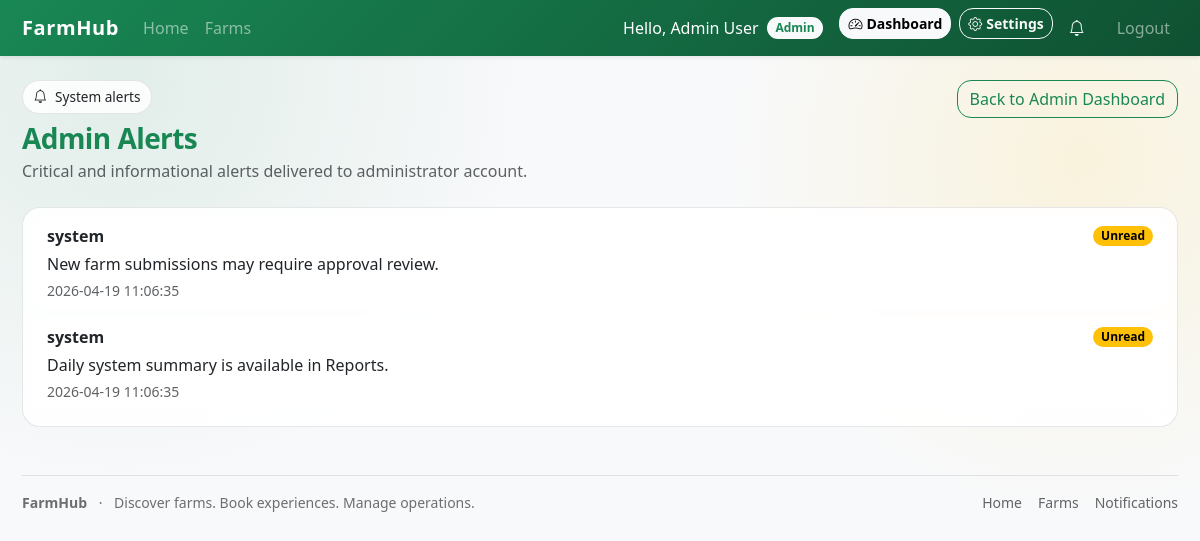
The app's page /public/admin/alerts (signed in) with its own data.
### tables this page shows
CREATE TABLE IF NOT EXISTS notifications (
  id INT UNSIGNED AUTO_INCREMENT PRIMARY KEY,
  user_id INT UNSIGNED NOT NULL,
  type ENUM('booking','reminder','owner_alert','system','review_new','review_reply') NOT NULL DEFAULT 'booking',
  message TEXT NOT NULL,
  is_read TINYINT(1) NOT NULL DEFAULT 0,
  read_at TIMESTAMP NULL DEFAULT NULL,
  created_at TIMESTAMP NOT NULL DEFAULT CURRENT_TIMESTAMP,
  INDEX idx_notifications_user (user_id),
  CONSTRAINT fk_notifications_user
    FOREIGN KEY (user_id) REFERENCES users(id)
    ON DELETE RESTRICT
    ON UPDATE CASCADE
);

### app/controllers/AdminAlertController.php (called while the page is built, shortened)
<?php
class AdminAlertController extends BaseController
{
    public function index(): void
    {
        $adminId = (int)($this->user()['id'] ?? 0);
        $notifModel = new Notification();
        $alerts = $notifModel->getAlertsForUser($adminId, 50);
        $this->view('admin/alerts/index', ['alerts' => $alerts]);
    }
}

### core/Router.php (called while the page is built, shortened)
<?php
class Router
{
    private array $routes = [
        'GET' => [],
        'POST' => [],
    ];
    public function get(string $path, string $handler): void
    {
        $this->routes['GET'][$this->normalize($path)] = $handler;
    }
    public function post(string $path, string $handler): void
    {
        $this->routes['POST'][$this->normalize($path)] = $handler;
    }
    public function dispatch(string $uri, string $method): void
    {
        $rawPath = parse_url($uri, PHP_URL_PATH) ?? '/';
        $publicPos = strrpos($rawPath, '/public');
        if ($publicPos !== false) {
            $path = substr($rawPath, $publicPos + strlen('/public'));
        } else {
            $path = $rawPath;
        }
        $path = $this->normalize($path);
        $method = strtoupper($method);
        $handler = $this->routes[$method][$path] ?? null;
        [$controllerName, $action] = explode('@', $handler);
        $controller = new $controllerClass();
        $controller->$action();
    }
    private function normalize(string $path): string
    {
        $path = rtrim($path, '/');
        return $path === '' ? '/' : $path;
    }
}

### public/index.php (called while the page is built, shortened)
<?php
require_once dirname(__DIR__) . '/core/bootstrap.php';
$router = new Router();
$router->get('/', 'HomeController@index');
$router->get('/farms', 'FarmController@index');
$router->get('/farm/view', 'FarmController@show');
$router->post('/search/farms', 'FarmController@search');
$router->post('/favorite/toggle', 'FarmController@toggleFavorite');
$router->get('/visitor/favorites', 'FarmController@favorites');
$router->post('/review/submit', 'FarmController@submitReview');
$router->post('/review/delete', 'FarmController@deleteReview');
$router->post('/review/reply', 'FarmController@ownerReplyReview');
$router->post('/review/reply-delete', 'FarmController@ownerDeleteReply');
$router->post('/review/admin-delete', 'FarmController@adminDeleteReview');
$router->get('/login', 'AuthController@showLogin');
$router->post('/login', 'AuthController@login');
$router->get('/register', 'AuthController@showRegister');
$router->post('/register', 'AuthController@register');
$router->get('/logout', 'AuthController@logout');
$router->get('/booking/availability', 'BookingController@availability');
$router->post('/booking/create', 'BookingController@create');
$router->post('/booking/update-status', 'BookingController@updateStatus');
$router->post('/booking/cancel', 'BookingController@cancel');
$router->get('/dashboard/owner', 'OwnerDashboardController@index');
$router->get('/dashboard/owner/bookings', 'OwnerDashboardController@bookings');
$router->get('/dashboard/admin', 'AdminDashboardController@index');
$router->get('/dashboard/visitor', 'VisitorDashboardController@index');
$router->get('/visitor/bookings', 'VisitorDashboardController@bookings');
$router->get('/owner/farms', 'OwnerFarmController@index');
$router->get('/owner/farm/create', 'OwnerFarmController@create');
$router->post('/owner/farm/store', 'OwnerFarmController@store');
$router->get('/owner/farm/edit', 'OwnerFarmController@edit');
$router->post('/owner/farm/update', 'OwnerFarmController@update');
$router->post('/owner/farm/delete', 'OwnerFarmController@delete');
$router->post('/owner/farm/image/delete', 'OwnerFarmController@deleteImage');
$router->get('/owner/farm/activities', 'OwnerActivityController@index');
$router->get('/owner/farm/activity/create', 'OwnerActivityController@create');
$router->post('/owner/farm/activity/store', 'OwnerActivityController@store');
$router->get('/owner/farm/activity/edit', 'OwnerActivityController@edit');
$router->post('/owner/farm/activity/update', 'OwnerActivityController@update');
$router->post('/owner/farm/activity/delete', 'OwnerActivityController@delete');
$router->get('/owner/farm/schedules', 'OwnerScheduleController@index');
$router->get('/owner/farm/schedule/create', 'OwnerScheduleController@create');
$router->post('/owner/farm/schedule/store', 'OwnerScheduleController@store');
$router->get('/owner/farm/schedule/edit', 'OwnerScheduleController@edit');
$router->post('/owner/farm/schedule/update', 'OwnerScheduleController@update');
$router->post('/owner/farm/schedule/delete', 'OwnerScheduleController@delete');
$router->get('/notifications', 'NotificationController@index');
$router->post('/notifications/mark-read', 'NotificationController@markRead');
$router->get('/notifications/unread-count', 'NotificationController@unreadCount');
$router->get('/settings', 'SettingsController@index');
$router->post('/settings', 'SettingsController@update');
$router->get('/admin/farms', 'AdminFarmController@index');
$router->post('/admin/farms/update-status', 'AdminFarmController@updateStatus');
$router->get('/admin/users', 'AdminUserController@index');
$router->post('/admin/users/update-role', 'AdminUserController@updateRole');
$router->post('/admin/users/toggle-status', 'AdminUserController@toggleStatus');
$router->get('/admin/reports', 'AdminReportController@index');
$router->post('/admin/reports/generate', 'AdminReportController@generate');
$router->get('/admin/activity', 'AdminActivityController@index');
$router->get('/admin/alerts', 'AdminAlertController@index');
$router->dispatch($_SERVER['REQUEST_URI'], $_SERVER['REQUEST_METHOD']);

### core/helpers.php (called while the page is built, shortened)
<?php
function base_url(string $path = ''): string
{
    $scheme = (!empty($_SERVER['HTTPS']) && $_SERVER['HTTPS'] !== 'off') ? 'https' : 'http';
    $host = $_SERVER['HTTP_HOST'] ?? 'localhost';
    $base = rtrim(str_replace('/public', '', dirname($_SERVER['SCRIPT_NAME'] ?? '')), '/');
    return $scheme . '://' . $host . $base . '/public' . ($path ? '/' . ltrim($path, '/') : '');
}
function e(string $value): string
{
    return htmlspecialchars($value, ENT_QUOTES, 'UTF-8');
}

### core/bootstrap.php (called while the page is built, shortened)
<?php
spl_autoload_register(function (string $class): void {
    $prefixes = [
        'Core\\' => dirname(__DIR__) . '/core/',
        'Controllers\\' => dirname(__DIR__) . '/app/controllers/',
        'Models\\' => dirname(__DIR__) . '/app/models/',
    ];
    foreach ($prefixes as $prefix => $baseDir) {
        $len = strlen($prefix);
        if (strncmp($class, $prefix, $len) !== 0) {
            continue;
        }
        $relativeClass = substr($class, $len);
        $file = $baseDir . str_replace('\\', '/', $relativeClass) . '.php';
        if (file_exists($file)) {
            return;
        }
    }
});
require_once dirname(__DIR__) . '/core/helpers.php';

### config/database.php (called while the page is built, shortened)
<?php
return [
    'host' => 'localhost',
    'dbname' => 'farmhub',
    'user' => 'root',
    'password' => '',
];

### core/Database.php (called while the page is built, shortened)
<?php
class Database
{
    private static ?PDO $instance = null;
    public static function getInstance(): PDO
    {
        if (self::$instance === null) {
            $config = require dirname(__DIR__) . '/config/database.php';
            $dsn = sprintf(
                'mysql:host=%s;dbname=%s;charset=utf8mb4',
                $config['host'],
                $config['dbname']
            );
            try {
                self::$instance = new PDO($dsn, $config['user'], $config['password'], [
                    PDO::ATTR_ERRMODE => PDO::ERRMODE_EXCEPTION,
                    PDO::ATTR_DEFAULT_FETCH_MODE => PDO::FETCH_ASSOC,
                    PDO::ATTR_EMULATE_PREPARES => false,
                ]);
            } catch (PDOException $e) {
                error_log('Database connection error: ' . $e->getMessage());
                http_response_code(500);
                echo 'Database connection error.';
                exit;
            }
        }
        return self::$instance;
    }
}

### core/BaseModel.php (called while the page is built, shortened)
<?php
abstract class BaseModel
{
    public function __construct()
    {
        $this->db = Database::getInstance();
    }
}

### app/models/Notification.php (called while the page is built, shortened)
<?php
class Notification extends BaseModel
{
    public function getAlertsForUser(int $userId, int $limit = 30): array
    {
        $stmt = $this->db->prepare(
            'SELECT *
             FROM notifications
             WHERE user_id = :user_id
               AND type IN (\'system\', \'owner_alert\', \'booking\')
             ORDER BY created_at DESC
             LIMIT :limit'
        );
        $stmt->bindValue(':user_id', $userId, PDO::PARAM_INT);
        $stmt->bindValue(':limit', $limit, PDO::PARAM_INT);
        $stmt->execute();
        return $stmt->fetchAll(PDO::FETCH_ASSOC);
    }
}

### app/views/admin/alerts/index.php (the view, shortened to what this page needs)
<div class="d-flex justify-content-between align-items-start flex-wrap gap-3 mb-4">
    <div>
        <div class="fh-chip d-inline-flex align-items-center gap-2 mb-2">
            <i class="bi bi-bell"></i>
            <span>System alerts</span>
        </div>
        <h1 class="h3 fw-bold text-success fh-section-title mb-1">Admin Alerts</h1>
        <p class="fh-muted mb-0">Critical and informational alerts delivered to administrator account.</p>
    </div>
    <a class="btn btn-outline-success" href="<?= e(base_url('dashboard/admin')) ?>">Back to Admin Dashboard</a>
</div>
<?php if (!empty($alerts)): ?>
    <div class="list-group fh-card-soft p-2">
        <?php foreach ($alerts as $a): ?>
            <div class="list-group-item border-0 rounded-4 mb-2">
                <div class="d-flex justify-content-between align-items-center">
                    <span class="fw-semibold"><?= e((string)$a['type']) ?></span>
                    <?php if ((int)$a['is_read'] === 0): ?>
                        <span class="badge text-bg-warning">Unread</span>
                    <?php endif; ?>
                </div>
                <div class="mt-1"><?= e((string)$a['message']) ?></div>
                <div class="small fh-muted mt-1"><?= e((string)$a['created_at']) ?></div>
            </div>
        <?php endforeach; ?>
    </div>
<?php else: ?>
    <div class="fh-card-soft p-4">No alerts found for this admin account.</div>
<?php endif; ?>

### public/assets/css/style.css (style rules this page uses)
:root { --fh-radius: 18px; --fh-radius-sm: 14px; --fh-shadow: 0 10px 30px rgba(16, 24, 40, 0.10); --fh-shadow-sm: 0 6px 18px rgba(16, 24, 40, 0.10); --fh-border: rgba(16, 24, 40, 0.10); }
html, body { height: 100%; }
body { font-family: system-ui, -apple-system, BlinkMacSystemFont, "Segoe UI", sans-serif; background: radial-gradient(900px circle at 10% 10%, rgba(25, 135, 84, 0.10), transparent 45%), radial-gradient(700px circle at 90% 20%, rgba(255, 193, 7, 0.12), transparent 50%), #f7f8fa; }
.fh-card-soft { border: 1px solid var(--fh-border) !important; border-radius: var(--fh-radius) !important; background: rgba(255, 255, 255, 0.88); }
.fh-section-title { letter-spacing: -0.02em; }
.fh-muted { color: rgba(33, 37, 41, 0.72) !important; }
.fh-chip { border: 1px solid var(--fh-border); background: rgba(255, 255, 255, 0.85); border-radius: 999px; padding: 0.35rem 0.65rem; font-size: 0.85rem; }
.btn { border-radius: 14px; }
.badge { border-radius: 999px; }

### records on screen
notifications: type "system", is_read "Unread", message "New farm submissions may require approval review.", created_at "2026-04-19 11:06:35"
notifications: type "system", is_read "Unread", message "Daily system summary is available in Reports.", created_at "2026-04-19 11:06:35"

### other values on screen
$_SESSION['user']['name'] "Admin User"
$role "Admin"
